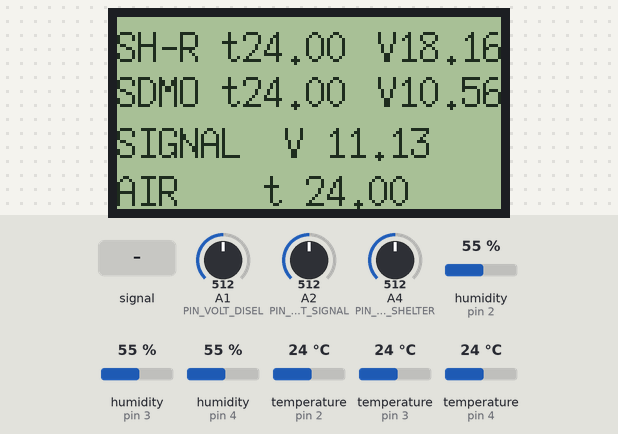
This sketch was run on a simulated Arduino Uno, built with avr-gcc and run on an emulated ATmega328P. On the bench: 128×64 one-colour display. Inputs (shaded band) come from the test bench; at power-on: A2 (PIN_VOLT_SIGNAL) = 512, A1 (PIN_VOLT_DISEL) = 512, A4 (PIN_VOLT_SHELTER) = 512, humidity (sensors on pin 2, pin 3, pin 4) 55 %, temperature (sensors on pin 2, pin 3, pin 4) 24 °C. What the sketch prints to the serial monitor is not drawn.

Above: at 1.9 s.
2.0 s: A2 (PIN_VOLT_SIGNAL) fed a 200 Hz sine of ±81 counts around its level
At 3.3 s:
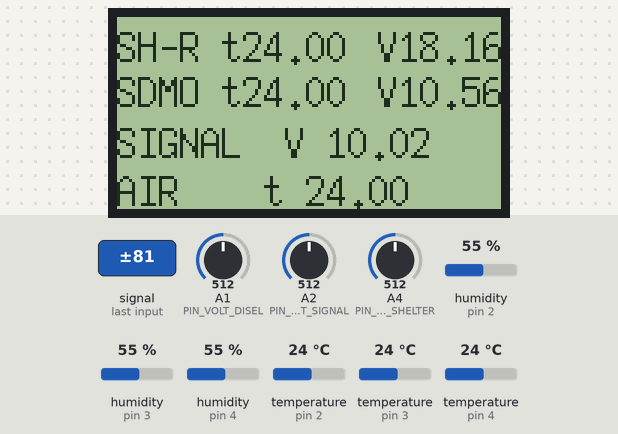
5.0 s: A2 (PIN_VOLT_SIGNAL) set to 30
At 7.1 s:
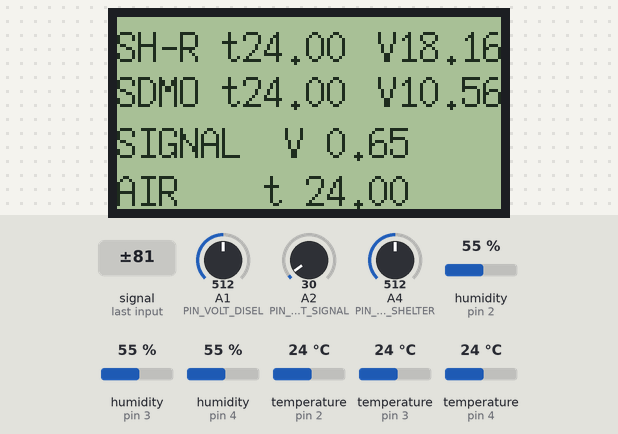
7.7 s: A1 (PIN_VOLT_DISEL) set to 30
At 10.0 s:
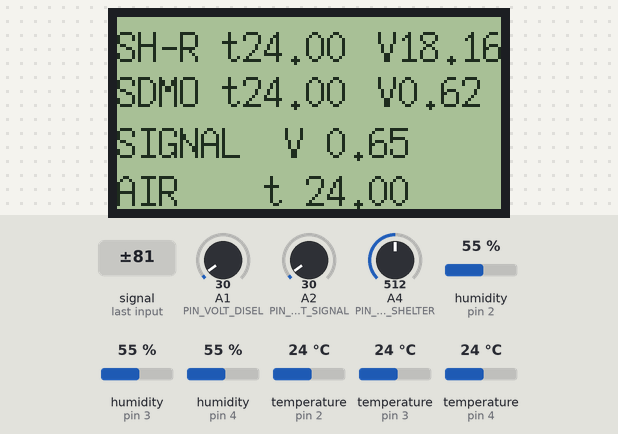
10.3 s: A4 (PIN_VOLT_SHELTER) set to 30
At 12.1 s:
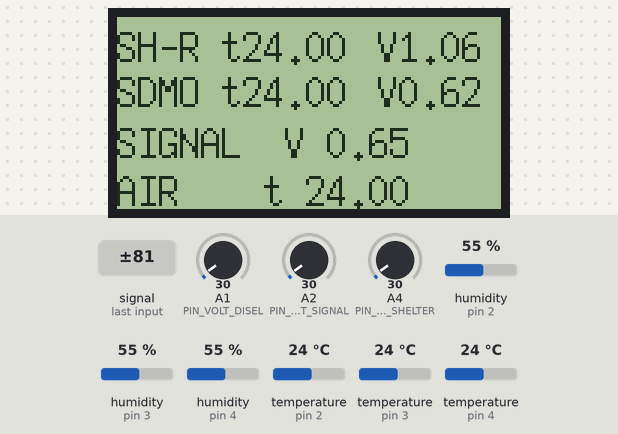
Timing chart, 0 to 13.6 s (numbered marks = the images above; inputs shaded):
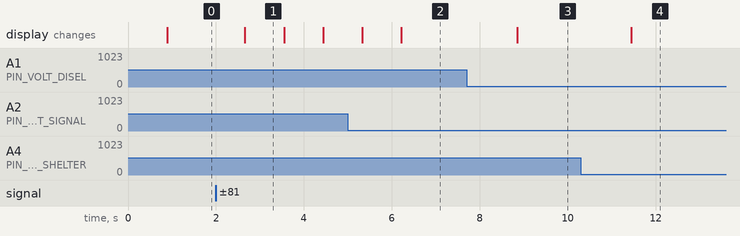

Measured:
- after the input at 2.0 s, the display: changes after 0.66 s (image 1)
- after the input at 7.7 s, the display: changes after 1.1 s (image 3)
- after the input at 10.3 s, the display: changes after 1.1 s (image 4)
- what the display in image 1 shows lasts 0.9 s, from 2.7 s to 3.6 s

The sketch:

86_to_UGP.ino
```cpp
#include "DHT.h"                      // библиотека датчика
#include "U8glib.h"                   // библиотека экрана
#include <EtherCard.h>                // библиотека ethernet модуля
#include <EEPROM.h>                   // библиотека энергонезависимой памяти

#define PIN_VOLT_DISEL A1             // пин А1 для измерения напряжения питания дизельгенератора
#define PIN_VOLT_SHELTER A4           // вход акб шельтер 24V
#define PIN_VOLT_SIGNAL A2            // пин А2 для измерения напряжения "сигнализация"
#define DHTPIN_SHELTER 2              // вывод, к которому подключается датчик шельтера
#define DHTPIN_STREET 3               // вывод, к которому подключается датчик улицы
#define DHTPIN_SDMO 4                 // вывод, к которому подключается датчик sdmo


#define DHTTYPE DHT22                 // DHT_22 (AM2302)

DHT dht_shel(DHTPIN_SHELTER, DHTTYPE);
DHT dht_str(DHTPIN_STREET, DHTTYPE);
DHT dht_sdmo(DHTPIN_SDMO, DHTTYPE);
U8GLIB_ST7920_128X64_1X u8g(13, 11, 10);  // Создаём объект u8g для работы с дисплеем, указывая номер вывода CS для аппаратной шины SPI

int errors = 0;                       // количество ошибок при считывании температуры

float vd_Value_out;
float vc_Value_out;
float vs_Value_out;
float vd;
float vc;
float vs;
float r1 = 150000.0;
float r2 = 50000.0;

// переменные для записи значений датчиков и отрисовки на веб-страницу
char t_shel_str[7];
char t_sdmo_str[7];
char t_street[7];
char vd_str[7];
char vc_str[7];
char vs_str[7];
//---------------------------------------------------------------------------------

static byte mymac[] = { 0x74,0x69,0x69,0x2D,0x30,0x31 };    // mac-адрес должен быть уникальным для данной сети
static byte myip[] = { 192,168,1,203 };                     // ip-адрес, по которому обращаться для вывода информации в браузере

byte Ethernet::buffer[3000];    // задаем размер буфера отправки и получения по tcp/ip
BufferFiller bfill;             // указатель буфера данных Ethernet

//----------------------------------------------------------------------------------

void(* resetFunc) (void) = 0; //объявляем функцию reset с адресом 0

void setup() {
  pinMode(PIN_VOLT_DISEL, INPUT);             // настраиваем 1 аналоговый вход для вольтажа дизеля
  pinMode(PIN_VOLT_SHELTER, INPUT);           // наприяжение акб шельтер 24 v
  pinMode(PIN_VOLT_SIGNAL, INPUT);            // настраиваем 2 аналоговый вход для вольтажа сигнализация

  dht_str.begin();
  dht_sdmo.begin();
  dht_shel.begin();

  Serial.begin(9600);                         // подключаем монитор порта

  u8g.setFont(        u8g_font_7x14        );                 // выбираем шрифт для вывода на LED-экране

  //----------------------------------------------------------------------------------
  // Изменить CS- pin, если он не используется по умолчанию (8 пин)
  if (ether.begin(sizeof Ethernet::buffer, mymac) == 0)        // Если не получены какие-либо данные для инициализации соединения с контроллером
    Serial.println(F("Failed to access Ethernet controller"));    // Ошибка доступа к Ethernet контроллеру
  ether.staticSetup(myip);                  // устанавливаем текущий статический ip контроллеру
  //----------------------------------------------------------------------------------
}

void loop() {
  /* ТЕМПЕРАТУРА */
  delay(300);                                  // время опроса датчиков
  float t_str = dht_str.readTemperature();    // считывание температуры на улице
  float t_sdmo = dht_sdmo.readTemperature();  // считывание температуры в дизельной
  float t_shel = dht_shel.readTemperature();  // считывание температуры в шельтере

  /* ВОЛЬТАЖ */
  vd_Value_out = float(analogRead(PIN_VOLT_DISEL))    / 194;
  vc_Value_out = float(analogRead(PIN_VOLT_SIGNAL))   / 184;
  vs_Value_out = float(analogRead(PIN_VOLT_SHELTER))  / 112.8;
  vd = vd_Value_out / (r2/(r1+r2));
  vc = vc_Value_out / (r2/(r1+r2));
  vs = vs_Value_out / (r2/(r1+r2));

  // *************************ВЫВОД ИНФОРМАЦИИ НА WEB-СЕРВЕР (веб-страницу с параметрами)************************************
  // переводим данные датчиков из цифрового вида в строковый для отрисовки на Веб-странице
  dtostrf(t_shel, 5, 2, t_shel_str);
  dtostrf(t_sdmo, 5, 2, t_sdmo_str);
  dtostrf(t_str, 5, 2, t_street);
  dtostrf(vd, 5, 2, vd_str);
  dtostrf(vs, 5, 2, vs_str);
  dtostrf(vc, 5, 2, vc_str);

  word len = ether.packetReceive();   // принимает новый входящий пакет из сети
  word pos = ether.packetLoop(len);   // отвечает на определенные входящие сообщения, в том числе на «ping» ( эхо-запрос ICMP)

  if(pos) {                   // если валидные данные tcp получены

    if(strstr((char *)Ethernet::buffer + pos, "reset") != 0)  // перезагрузить адруино при нажатии на кнопку "Перезагрузить адруино"
    {
      resetFunc();
    }

    bfill = ether.tcpOffset();  // указатель буфера данных Ethernet

    // HTML-код страницы
    bfill.emit_p(PSTR(
      "HTTP/1.0 200 OK\r\n"
      "Content-Type: text/html\r\nPragma: no-cache\r\n\r\n"
      "<meta http-equiv='refresh' content='5' charset='utf-8'/>"    // браузер будет обновлять страницу через каждые 5 секунд
      "<html><head><title>Удаленный контроль ПРС-86км</title></head>"
      "<html><body>"
      "<H1>Удаленный контроль ПРС-86км</H1>"
      "<form method=\"POST\">"));
    bfill.emit_p(PSTR(
      "<table border=\"1\">"
      "<tr><td>Температура в Шельтере:</td><td> $S &deg;C </td></tr>"
      "<tr><td>Температура в Дизельной:</td><td> $S &deg;C </td></tr>"
      "<tr><td>Температура наружняя:</td><td> $S &deg;C </td></tr>"
      "<tr><td>Напряжение Дизель:</td><td> $S В </div></td></tr>"
      "<tr><td>Напряжение АКБ 24В шельтер:</td><td> $S В </div></td></tr>"
      "<tr><td>Напряжение Сигнализация:</td><td> $S В </div></td></tr>"
      "</table>"), t_shel_str, t_sdmo_str, t_street, vd_str, vs_str, vc_str);
    bfill.emit_p(PSTR("<button name=\"reset\">Перезагрузить Arduino</button></div>"));
    bfill.emit_p(PSTR("</form></body></html>"));

    ether.httpServerReply(bfill.position());  // отправляем данные веб-страницы
  }
  Serial.println(t_shel);
   //ВЫВОД НА ЭКРАН ДАННЫХ ТЕМПЕРАТУРЫ И НАПРЯЖЕНИЯ
  u8g.firstPage();                        // Всё что выводится на дисплей указывается в цикле: u8g.firstPage(); do{ ... команды ... }while(u8g.nextPage());
  do {

 // температура шельтера
    String tIII = "SH-R t" + String(t_shel) ;
    u8g.drawStr(0, 15, tIII.c_str());    // вывод температуры дэс на дисплей

     // температура cdmo
    String tsdmo = "SDMO t" + String(t_sdmo) ;
    u8g.drawStr (0, 30, tsdmo.c_str ());    // вывод температуры шельтера на дисплей

    // температура наружняя
    String tH = "AIR    t " + String(t_str);
    u8g.drawStr(0, 63, tH.c_str());     // вывод температуры наружней

    // напряжение дизель
    String v1 = " V" + String(vd);
    u8g.drawStr(80, 30, v1.c_str());     // вывод напряжения в дизельной на дисплей

      // напряжение акб шельтер
    String v3 = " V" + String(vs);
    u8g.drawStr(80, 15, v3.c_str());     // вывод напряжения в шельтер 24 v на дисплей

    // напряжение дизель
    String v2 = "SIGNAL  V " + String(vc);
    u8g.drawStr(0, 47, v2.c_str());     // вывод напряжения сигнализация
  }
  while (u8g.nextPage());
}
```
